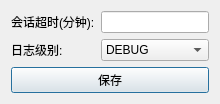
<?xml version="1.0" encoding="UTF-8"?>
<ui version="4.0">
 <class>SystemSettingsDialog</class>
 <widget class="QDialog" name="SystemSettingsDialog">
  <property name="windowTitle">
   <string>系统设置</string>
  </property>
  <layout class="QVBoxLayout" name="verticalLayout">
   <item>
    <layout class="QFormLayout" name="formLayout">
     <item row="0" column="0">
      <widget class="QLabel" name="labelTimeout">
       <property name="text">
        <string>会话超时(分钟):</string>
       </property>
      </widget>
     </item>
     <item row="0" column="1">
      <widget class="QLineEdit" name="timeoutEdit"/>
     </item>
     <item row="1" column="0">
      <widget class="QLabel" name="labelLogLevel">
       <property name="text">
        <string>日志级别:</string>
       </property>
      </widget>
     </item>
     <item row="1" column="1">
      <widget class="QComboBox" name="logLevelCombo">
       <item>
        <property name="text">
         <string>DEBUG</string>
        </property>
       </item>
       <item>
        <property name="text">
         <string>INFO</string>
        </property>
       </item>
       <item>
        <property name="text">
         <string>WARN</string>
        </property>
       </item>
       <item>
        <property name="text">
         <string>ERROR</string>
        </property>
       </item>
      </widget>
     </item>
    </layout>
   </item>
   <item>
    <widget class="QPushButton" name="saveButton">
     <property name="text">
      <string>保存</string>
     </property>
    </widget>
   </item>
  </layout>
 </widget>
 <resources/>
 <connections/>
</ui> 
